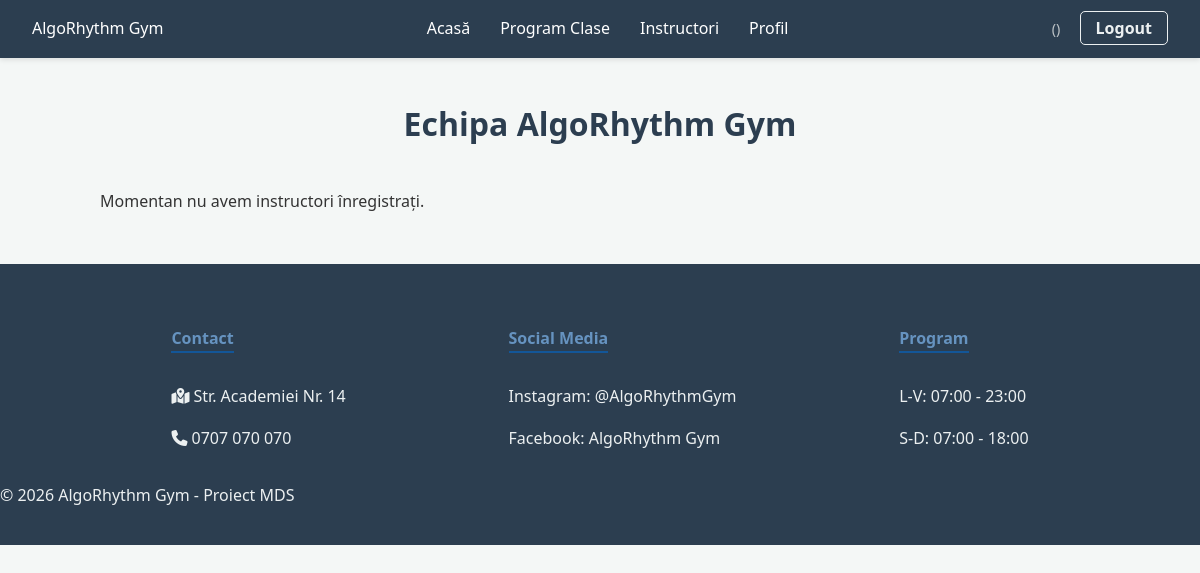
The page /instructori/ on the database as committed earlier.
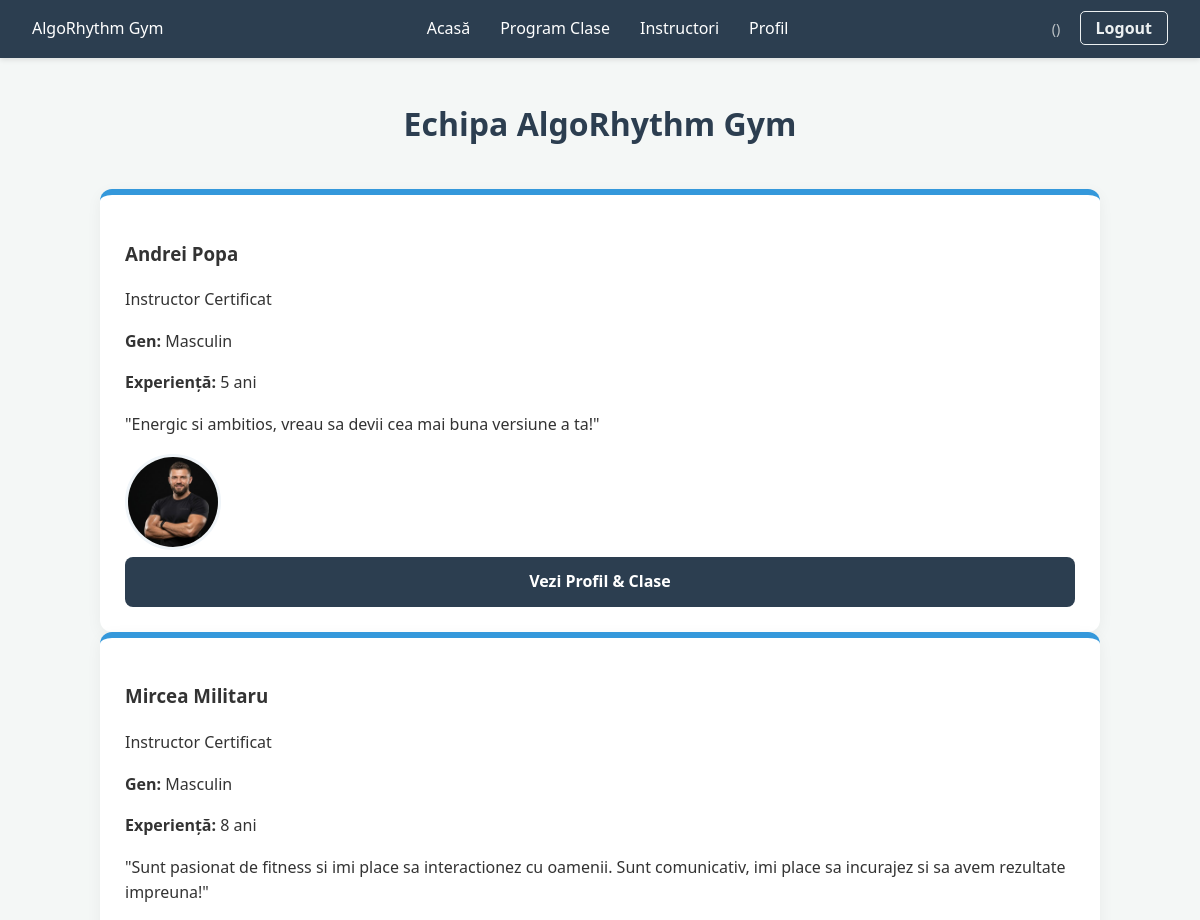
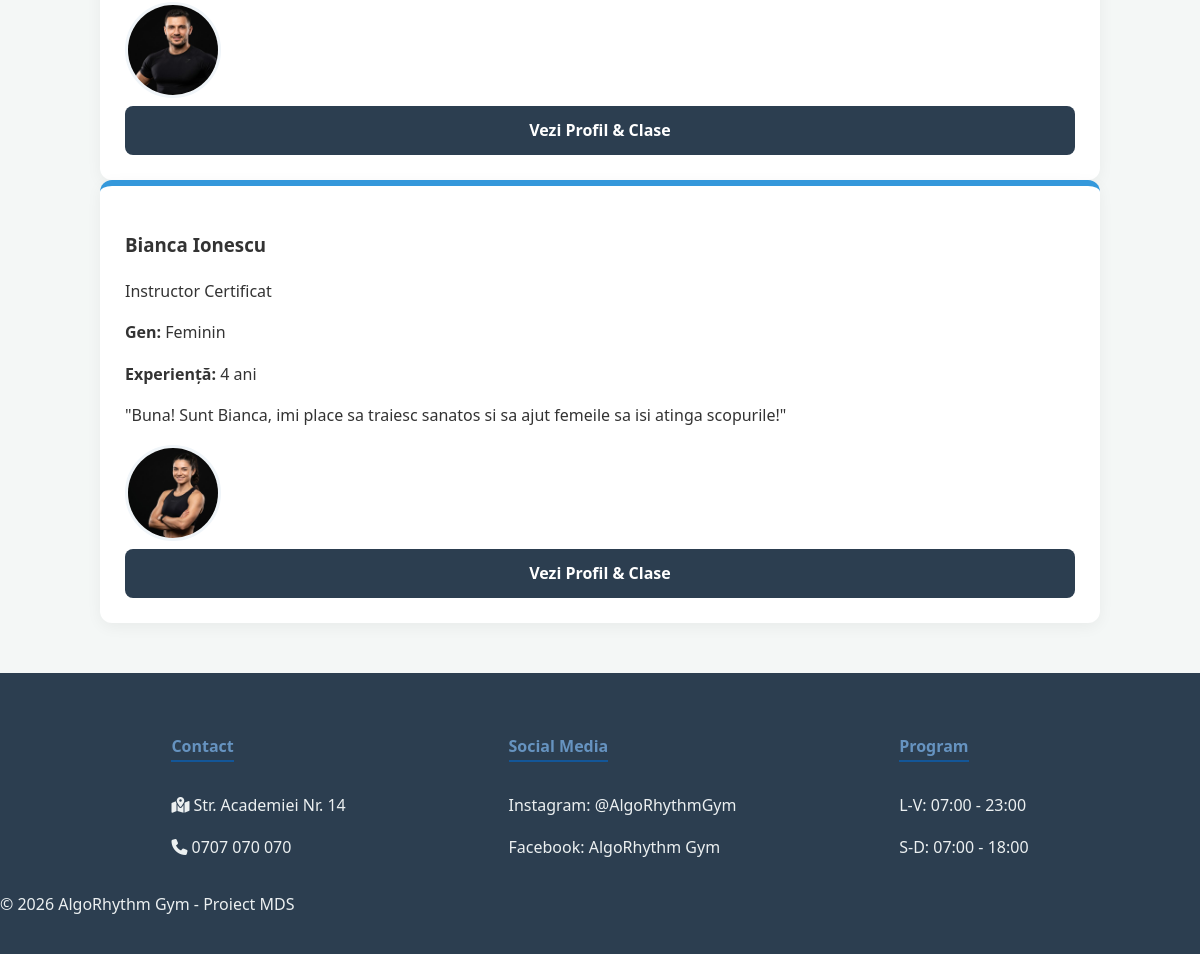
The same page on the database as committed later (2 pictures, top to bottom).
### fitness_app/models.py (models this page shows)
class User(AbstractUser):
    IS_INSTRUCTOR = 'INS'
    IS_CLIENT = 'CLI'
    IS_ADMIN = 'ADM'
    ROLE_CHOICES = [
        (IS_INSTRUCTOR, 'Instructor'),
        (IS_CLIENT, 'Client'),
        (IS_ADMIN, 'Admin'),
    ]
    role = models.CharField(max_length=3, choices=ROLE_CHOICES, default=IS_CLIENT)
    gender = models.CharField(max_length=10, choices=[('M', 'Masculin'), ('F', 'Feminin')], blank=True)
    is_child = models.BooleanField(default=False)
    parent = models.ForeignKey('self', on_delete=models.CASCADE, null=True, blank=True, related_name='children')
    referred_by = models.ForeignKey('self', on_delete=models.SET_NULL, null=True, blank=True, related_name='referrals')
    referral_count = models.IntegerField(default=0)
    referral_discount_available = models.IntegerField(default=0)  # nr de reduceri neutilizate
    experience_years = models.IntegerField(null=True, blank=True)
    bio_short = models.TextField(null=True, blank=True)
    profile_picture = models.ImageField(upload_to='instructors/', null=True, blank=True)
    fitness_goal = models.TextField(blank=True)
    frequency_per_week = models.IntegerField(default=0)

### fitness_app/views.py (the view)
# urls.py: path('instructori/', views.instructors_view, name='instructors'),
def instructors_view(request):
    instructors = User.objects.filter(role='INS')
    return render(request, 'instructors.html', {'instructors': instructors})

### fitness_app/templates/instructors.html (shortened to what this page needs)
{% extends 'base.html' %}
{% block content %}
<h1 style="text-align: center; color: #2c3e50; margin: 40px 0;">Echipa AlgoRhythm Gym</h1>
<div class="instructors-grid">
    {% for inst in instructors %}
        <div class="instructor-card">
            <div class="card-content">
                <div class="inst-details">
                    <h3>{{ inst.first_name }} {{ inst.last_name }}</h3>
                    <p class="badge">Instructor Certificat</p>
                    <p><strong>Gen:</strong> {{ inst.get_gender_display }}</p>
                    <p><strong>Experiență:</strong> {{ inst.experience_years }} ani</p>
                    <p class="bio">"{{ inst.bio_short|default:'Pasionat de fitness!' }}"</p>
                </div>
                <div class="inst-photo-container">
                    {% if inst.profile_picture %}
                        <img src="{{ inst.profile_picture.url }}" alt="{{ inst.first_name }}">
                    {% else %}
                        <div class="placeholder-circle">{{ inst.first_name|first }}</div>
                    {% endif %}
                </div>
            </div>
            <a href="{% url 'instructor_detail' inst.id %}" class="btn-ocean">
                Vezi Profil & Clase
            </a>
        </div>
    {% empty %}
        <p>Momentan nu avem instructori înregistrați.</p>
    {% endfor %}
</div>
{% endblock %}

### fitness_app/templates/base.html (shortened to what this page needs)
{% load static %}
<!DOCTYPE html>
<html lang="ro">
<head>
    <link rel="stylesheet" href="{% static 'fitness_app/css/style.css' %}">
     <link rel="stylesheet" href="https://cdnjs.cloudflare.com/ajax/libs/font-awesome/6.4.2/css/all.min.css">
</head>
<body>
    <nav class="navbar">
        <div class="nav-brand">AlgoRhythm Gym</div>
            <ul class="nav-links">
                <li><a href="{% url 'home' %}">Acasă</a></li>
                <li><a href="{% url 'fitness_classes_list' %}">Program Clase</a></li>
                <li><a href="{% url 'instructors' %}">Instructori</a></li>
                <li><a href="{% url 'profile' %}">Profil</a></li>
            </ul>
            <div class="nav-auth">
                <span class="user-tag">{{ user.username }} ({{ user.get_role_display }})</span>
                <a href="{% url 'logout' %}" class="btn-logout">Logout</a>
            </div>
    </nav>
    <div class="container">
        {% block content %}
        {% endblock %}
    </div>
    <footer class="main-footer">
        <div class="footer-container">
            <div class="footer-section">
                <h4>Contact</h4>
                <p><i class="fa-solid fa-map-location-dot"></i> Str. Academiei Nr. 14</p>
                <p><i class="fa-solid fa-phone"></i> 0707 070 070</p>
            </div>
            <div class="footer-section">
                <h4>Social Media</h4>
                <p>Instagram: @AlgoRhythmGym</p>
                <p>Facebook: AlgoRhythm Gym</p>
            </div>
            <div class="footer-section">
                <h4>Program</h4>
                <p>L-V: 07:00 - 23:00</p>
                <p>S-D: 07:00 - 18:00</p>
            </div>
        </div>
        <div class="footer-bottom">
            <p>&copy; 2026 AlgoRhythm Gym - Proiect MDS</p>
        </div>
    </footer>
</body>
</html>

### static/css/style.css (style rules this page uses)
body { font-family: 'Segoe UI', Tahoma, Geneva, Verdana, sans-serif; margin: 0; background-color: #f4f7f6; color: #333; line-height: 1.6; }
.container { max-width: 1000px; margin: 2rem auto; padding: 0 1rem; }
.navbar { background-color: #2c3e50; color: white; padding: 1rem 2rem; display: flex; justify-content: space-between; align-items: center; box-shadow: 0 2px 5px rgba(0,0,0,0.1); }
.nav-links { list-style: none; display: flex; gap: 30px; margin: 0; padding: 0; }
.nav-links a { color: white; text-decoration: none; font-weight: 500; transition: color 0.3s ease; }
.user-tag { color: #bdc3c7; margin-right: 15px; font-size: 0.9rem; }
.card, .welcome-card, .instructor-card { background: white; border-radius: 12px; box-shadow: 0 4px 15px rgba(0,0,0,0.05); transition: transform 0.3s ease, box-shadow 0.3s ease; }
.instructor-card { border-top: 6px solid #3498db; padding: 25px; display: flex; flex-direction: column; }
.inst-photo-container img, .placeholder-circle { width: 90px; height: 90px; border-radius: 50%; object-fit: cover; border: 3px solid #f0f5f9; }
.btn-ocean, .btn-back, .btn-logout { text-decoration: none; transition: all 0.3s ease; font-weight: 600; }
.btn-ocean { background-color: #2c3e50; color: white; text-align: center; padding: 12px; border-radius: 8px; display: block; }
.btn-logout { color: #ecf0f1; border: 1px solid #ecf0f1; padding: 5px 15px; border-radius: 5px; }
.main-footer { background-color: #2c3e50; color: #ecf0f1; padding: 40px 0 20px 0; margin-top: 50px; }
.footer-container { display: flex; justify-content: space-around; flex-wrap: wrap; max-width: 1000px; margin: 0 auto; gap: 20px; }
.footer-section h4 { color: #6693c0; margin-bottom: 15px; border-bottom: 2px solid #135698; display: inline-block; }

Rows that differ between the two databases and show on the page:
added User: first_name "Andrei", last_name "Popa", gender "Masculin", experience_years "5", bio_short "Energic si ambitios, vreau sa devii cea mai buna versiune a ta!", profile_picture (picture)
added User: first_name "Mircea", last_name "Militaru", gender "Masculin", experience_years "8", bio_short "Sunt pasionat de fitness si imi place sa interactionez cu oamenii. Sunt comunicativ, imi place sa incurajez si sa avem rezultate impreuna!", profile_picture (picture)
added User: first_name "Bianca", last_name "Ionescu", gender "Feminin", experience_years "4", bio_short "Buna! Sunt Bianca, imi place sa traiesc sanatos si sa ajut femeile sa isi atinga scopurile!", profile_picture (picture)
Other text that changed with them:
text no longer shown: "Momentan nu avem instructori înregistrați."
